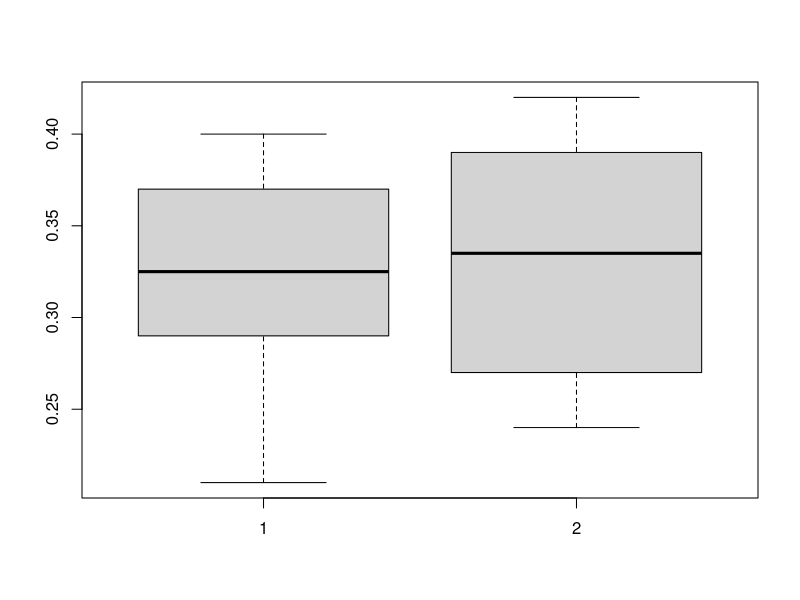

Recreate this plot in R.
# Realizacion por parte del alumno de la primera relacion de problemas de la
# asignatura MLDE

# Ejercicio 2

## Apartado 1

### Definicion de las variables aleatorias para los programas A y B

progA = c(.32, .39, .28, .21, .30, .29, .33, .36, .40, .37)
progB = c(.32, .25, .30, .42, .40, .39, .27, .24, .36, .35)

### Podemos comenzar haciendo algunos analisis numericos sobre las variables
### aleatorias, por ejemplo empezar con un summary, y unos gráficos y bigotes
### para ambas

summary(progA)
summary(progB)

boxplot(progA, progB)